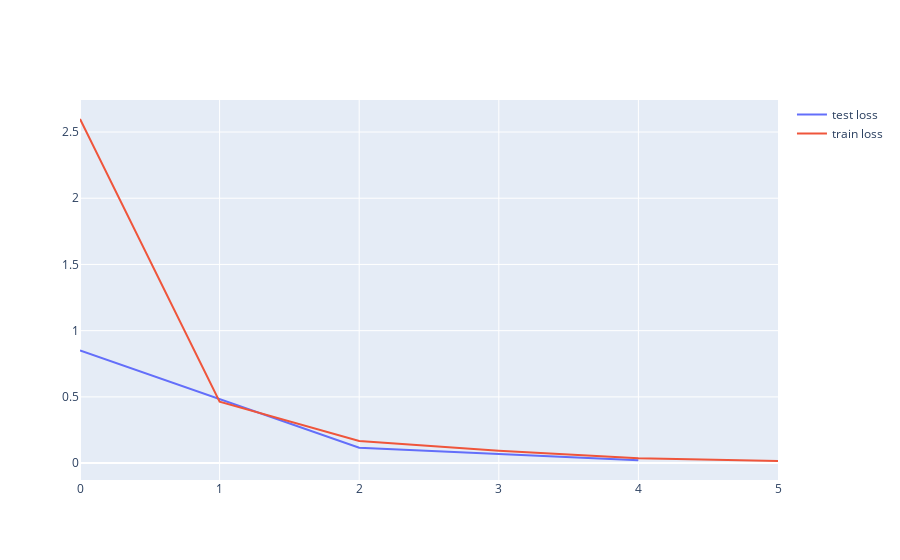

Notebook cell for this chart:
### Code cell
import torch.nn.functional as F
import numpy as np
import plotly.graph_objects as go
from IPython.display import clear_output

device = torch.device('mps')
data_loader = DataLoader(
    image_gpt_train_dataset,
    batch_size=64,
)
test_data_loader = DataLoader(
    image_gpt_test_dataset,
    batch_size=64,
    shuffle=False,
)
optimizer = torch.optim.Adam(image_gpt.parameters(), lr=0.00001)
image_gpt.to(device)

# train_losses = []
# train_x = []

# test_losses = []
# test_x = []

for i in range(len(train_x), 300):

    epoch_losses = []
    for batch in tqdm(data_loader):
        optimizer.zero_grad()
        batch['input_ids'] = batch['input_ids'].to(device)

        output = image_gpt(**batch)
        loss = F.cross_entropy(
            output.logits.reshape(-1, output.logits.shape[-1]),
            batch['input_ids'].reshape(-1)
        )
        loss.backward()
        optimizer.step()

        epoch_losses.append(loss.cpu().item())
    
    train_losses.append(np.mean(epoch_losses))
    train_x.append(i)
    
    if i % 2 ==0:
        epoch_losses = []
        with torch.no_grad():
            for batch in tqdm(test_data_loader):
                batch['input_ids'] = batch['input_ids'].to(device)

                output = image_gpt(**batch)
                loss = F.cross_entropy(
                    output.logits.reshape(-1, output.logits.shape[-1]),
                    batch['input_ids'].reshape(-1)
                )

                epoch_losses.append(loss.cpu().item())

        test_losses.append(np.mean(epoch_losses))
        test_x.append(i)
        
    
    
    clear_output(wait=True)
    fig = go.Figure(
        [
            go.Scatter(x=test_x, y=test_losses, mode='lines', name='test loss'),
            go.Scatter(x=train_x, y=train_losses, mode='lines', name='train loss')
        ]
    )
    fig.show()

### Figure 1 — Plotly figure (JSON) as saved in the notebook; plotly's stock layout.template omitted (floating-point values rounded to 4 significant figures)
{"data": [{"mode": "lines", "name": "test loss", "type": "scatter", "x": [0, 2, 4], "y": [0.8507, 0.1163, 0.02101]}, {"mode": "lines", "name": "train loss", "type": "scatter", "x": [0, 1, 2, 3, 4, 5], "y": [2.598, 0.4632, 0.1667, 0.09294, 0.03739, 0.01589]}], "layout": {}}
